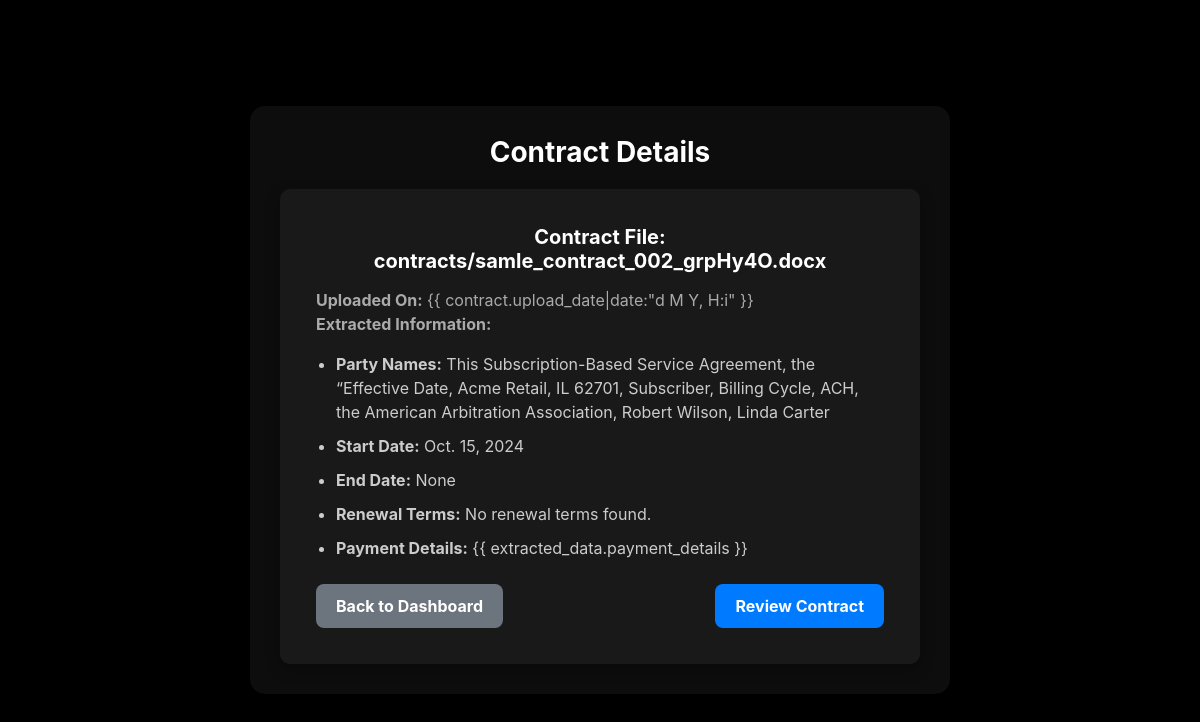
The app's page /contracts/details/32/ (signed in) with its own data.
### contracts/models.py (models this page shows, shortened)
class Contract(models.Model):
    user = models.ForeignKey(User, on_delete=models.CASCADE)
    file = models.FileField(upload_to='contracts/')
    upload_date = models.DateTimeField(auto_now_add=True)

class ExtractedData(models.Model):
    contract = models.OneToOneField(Contract, on_delete=models.CASCADE)
    party_names = models.TextField(null=True, blank=True)
    start_date = models.DateField(null=True, blank=True)
    end_date = models.DateField(null=True, blank=True)
    renewal_terms = models.TextField(null=True, blank=True)
    payment_details = models.TextField(null=True, blank=True)

### contracts/views.py (the view)
# urls.py: path('details/<int:pk>/', views.contract_details, name='contract_details'),  # New detail view
@login_required
def contract_details(request, pk):
    contract = get_object_or_404(Contract, pk=pk, user=request.user)
    extracted_data = ExtractedData.objects.filter(contract=contract).first()
    return render(request, 'contracts/contract_details.html', {
        'contract': contract,
        'extracted_data': extracted_data,
    })

### contracts/templates/contracts/contract_details.html (shortened to what this page needs)
<!DOCTYPE html>
<html lang="en">
  <head>
    <link
      href="https://cdn.jsdelivr.net/npm/bootstrap@5.3.0-alpha1/dist/css/bootstrap.min.css"
      rel="stylesheet"
    />
  </head>
  <body>
    <div class="container">
      <h1>Contract Details</h1>
      <div class="card">
        <div class="card-body">
          <h5 class="card-title">Contract File: {{ contract.file.name }}</h5>
          <p class="card-text">
            <strong>Uploaded On:</strong> {{ contract.upload_date|date:"d M Y,
            H:i" }}<br />
            <strong>Extracted Information:</strong>
          </p>
          {% if extracted_data %}
          <ul>
            <li>
              <strong>Party Names:</strong> {{ extracted_data.party_names }}
            </li>
            <li>
              <strong>Start Date:</strong> {{ extracted_data.start_date }}
            </li>
            <li><strong>End Date:</strong> {{ extracted_data.end_date }}</li>
            <li>
              <strong>Renewal Terms:</strong> {{ extracted_data.renewal_terms }}
            </li>
            <li>
              <strong>Payment Details:</strong> {{
              extracted_data.payment_details }}
            </li>
          </ul>
          {% else %}
          <p class="card-text">
            No extracted data available for this contract.
          </p>
          {% endif %}
          <div class="d-flex justify-content-between mt-4">
            <a href="{% url 'dashboard' %}" class="btn btn-secondary"
              >Back to Dashboard</a
            >
            <a
              href="{% url 'review_contract' contract.id %}"
              class="btn btn-primary"
              >Review Contract</a
            >
          </div>
        </div>
      </div>
    </div>
  </body>
</html>

### contracts/templates/contracts/contract_details.html (style rules this page uses)
body { background-color: #000; color: #fff; font-family: "SF Pro Display", sans-serif; margin: 0; padding: 0; display: flex; justify-content: center; align-items: center; min-height: 100vh; text-align: center; }
.container { max-width: 700px; width: 100%; padding: 30px; background: rgba(255, 255, 255, 0.05); border-radius: 15px; box-shadow: 0 10px 25px rgba(0, 0, 0, 0.5); animation: fadeIn 1s ease-in-out; }
h1 { font-size: 28px; font-weight: bold; margin-bottom: 20px; color: #fff; }
.card { background: rgba(255, 255, 255, 0.05); border: none; padding: 20px; border-radius: 10px; box-shadow: 0 5px 15px rgba(0, 0, 0, 0.3); }
.card-title { font-size: 20px; font-weight: bold; color: #fff; margin-bottom: 15px; }
.card-text { font-size: 16px; color: #aaa; text-align: left; }
ul { padding-left: 20px; text-align: left; }
li { font-size: 16px; color: #ccc; margin-bottom: 10px; }
.btn-primary, .btn-secondary { padding: 10px 20px; font-size: 16px; font-weight: bold; border-radius: 8px; border: none; transition: all 0.3s ease; }
.btn-primary { background-color: #007bff; color: #fff; }
.btn-secondary { background-color: #6c757d; color: #fff; }

### records on screen
Contract: file.name "contracts/samle_contract_002_grpHy4O.docx"
ExtractedData: party_names "This Subscription-Based Service Agreement, the “Effective Date, Acme Retail, IL 62701, Subscriber, Billing Cycle, ACH, the American Arbitration Association, Robert Wilson, Linda Carter", start_date "Oct. 15, 2024", end_date "None", renewal_terms "No renewal terms found."
